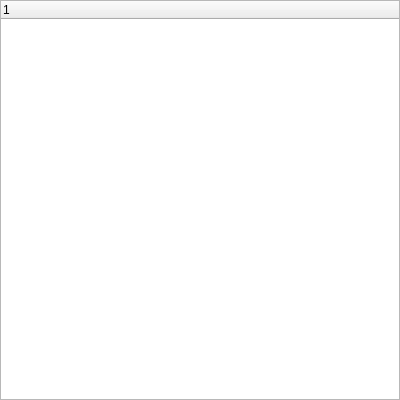
<?xml version="1.0" encoding="UTF-8"?>
<ui version="4.0">
 <class>Widget</class>
 <widget class="QWidget" name="Widget">
  <property name="geometry">
   <rect>
    <x>0</x>
    <y>0</y>
    <width>400</width>
    <height>400</height>
   </rect>
  </property>
  <property name="windowTitle">
   <string>Widget</string>
  </property>
  <widget class="QTreeWidget" name="treeWidget">
   <property name="geometry">
    <rect>
     <x>0</x>
     <y>0</y>
     <width>400</width>
     <height>400</height>
    </rect>
   </property>
   <column>
    <property name="text">
     <string notr="true">1</string>
    </property>
   </column>
  </widget>
 </widget>
 <resources/>
 <connections/>
</ui>
